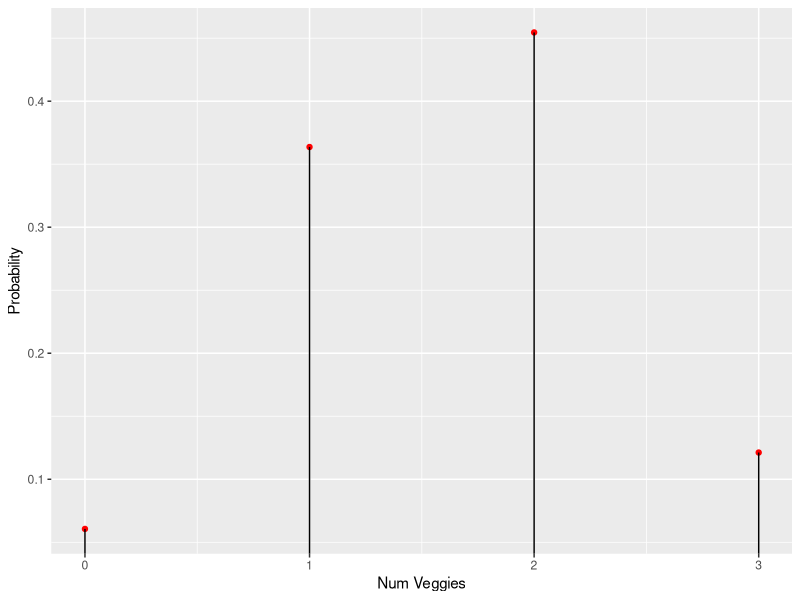

Generate this figure with R: (Note: this script raises an error after producing the figure.)
## ---- chunk 1
library(ggplot2)

veggie_choices = 6
meat_choices = 5
num_toppings = 3
veggie_received = 0:num_toppings
v = dhyper(x = veggie_received, 
           m = veggie_choices, 
           n = meat_choices, 
           k = num_toppings)

for (i in 1:length(v)) {
  print(paste0("Probability of ", 
               i-1,
               " veggie toppings is: ",
               round(v[i], 3)))
}

ggplot(mapping = aes(x = 0:3, y = v)) + 
      geom_point(color = 'red') + 
      labs(x = 'Num Veggies', y = 'Probability') + 
      geom_segment(xend = 0:3, yend=0)

## ---- chunk 2
knitr::include_graphics("images/binomial.png")
## ---- chunk 3
knitr::include_graphics("images/PDF1.png")
## ---- chunk 4
knitr::include_graphics("images/headache.png")
## ---- chunk 5
knitr::include_graphics("images/headachesteps.png")
